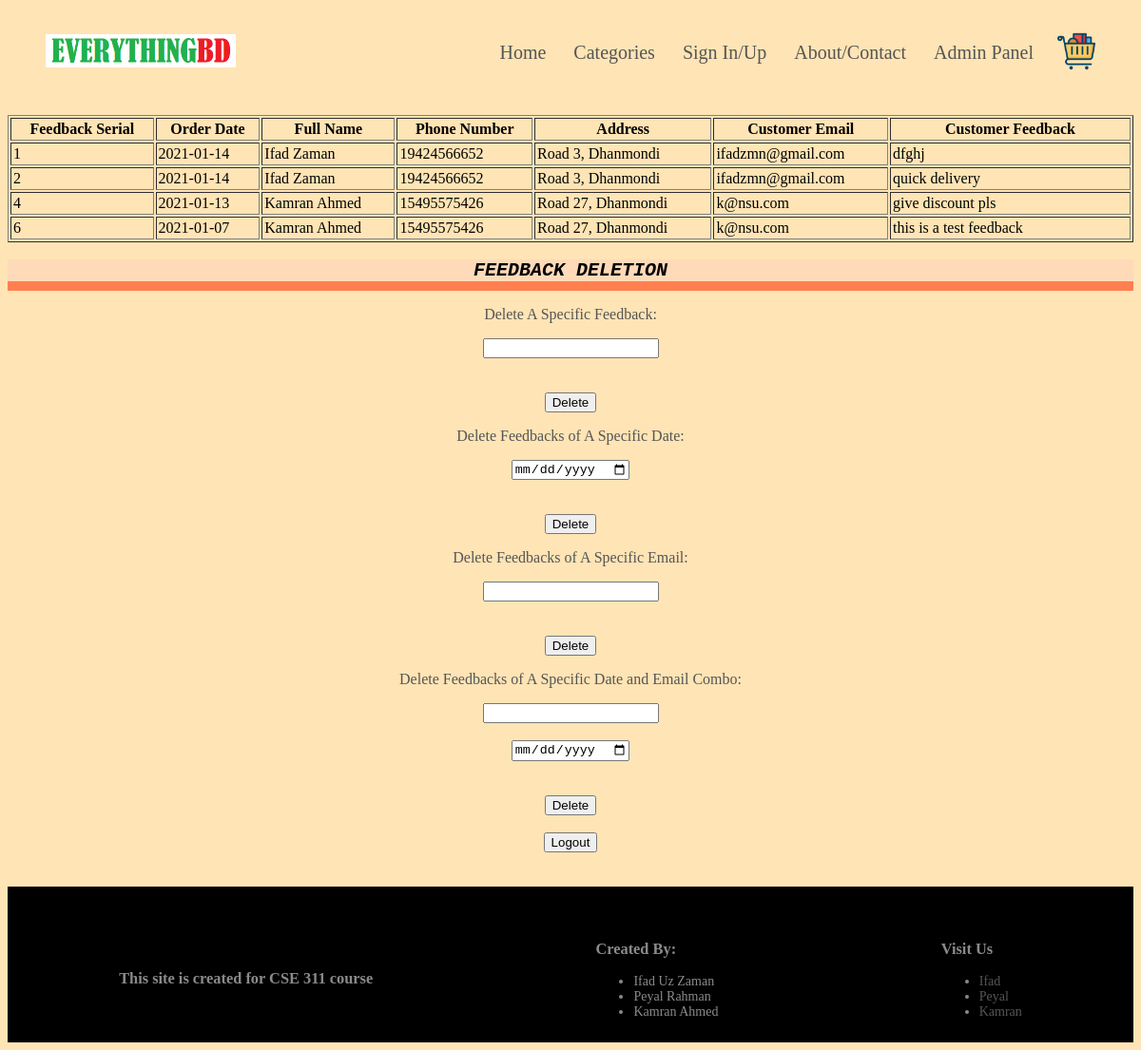
/feedbackview.php, run on the app's committed database.
### tables this page shows
CREATE TABLE `feedback` (
  `DateOfOrder` date NOT NULL,
  `feedbackSI` int(11) NOT NULL,
  `CustomerEmail` text NOT NULL,
  `Feedback` mediumtext NOT NULL
);

CREATE TABLE `customer` (
  `Customer_id` int(5) NOT NULL,
  `Full_name` varchar(30) NOT NULL,
  `Phone_num` bigint(11) NOT NULL,
  `Address` varchar(80) NOT NULL,
  `City` varchar(20) NOT NULL,
  `Email` varchar(30) NOT NULL,
  `password` varchar(20) NOT NULL
);

### feedbackview.php (the view, shortened to what this page needs)
<!DOCTYPE html>
<html>
<head>
  <link rel="stylesheet" href="CSS/style.css">
</head>
<body>
  <div class="maincontainer">
        <div class="navibar">
          <div class="Logo">
            <img src="images/Logo.png" width="200px">
          </div>
          <nav>
            <ul>
              <li><a href="index.php">Home</a></li>
              <li><a href="categories.php">Categories</a></li>
              <li><a href="signupsignin.php">Sign In/Up</a></li>
              <li><a href="about.html">About/Contact</a></li>
              <li><a href="summary.php">Admin Panel</a></li>
            </ul>
          </nav>
          <a href="shoppingcart.php"><img src="Images/scart.png" width=40px ></a>
        </div>
  </div>
    <br>
    <form action="feedbackpage.php" method="post">
    <div class="">
            <table style="width:100%" cellpadding="2"  cellspacing="2" border="1">
              <tr>
                <th>Feedback Serial</th>
                <th>Order Date</th>
                <th>Full Name</th>
                <th>Phone Number</th>
                <th>Address</th>
                <th>Customer Email</th>
                <th>Customer Feedback</th>
              </tr>
                    <?php
                    require 'connection.php';
                    $sql= "SELECT feedback.*, Full_name, Phone_num, address
                                FROM feedback, customer
                                  WHERE CustomerEmail = email";
                    $result=$conn->query($sql);
                    if($result-> num_rows>0){
                      while($row=$result->fetch_assoc()){
                        echo "<tr>
                        <td>".$row["feedbackSI"]."</td>
                        <td>".$row["DateOfOrder"]."</td>
                        <td>".$row["Full_name"]."</td>
                        <td>".$row["Phone_num"]."</td>
                        <td>".$row["address"]."</td>
                        <td>".$row["CustomerEmail"]."</td>
                        <td>".$row["Feedback"]."</td>
                        </tr>";
                    }
                    }
                    else{
                      echo"0 result";
                    }
                    ?>
            </table>
      <br>
    </div>
    </form>
    <form method="post">
        <div class="reg">FEEDBACK DELETION</div>
        <p style="text-align:center;" >Delete A Specific Feedback: </p>
        <input class="center-block" type="number" name="deletedSI"> <br>
        <br>
        <input class="center-block" type="submit" name="deletionSI" value="Delete"</input>
        <p style="text-align:center;" >Delete Feedbacks of A Specific Date: </p>
        <input class="center-block" type="date" name="deletedate"> <br>
        <br>
        <input class="center-block" type="submit" name="deletionconfirmation" value="Delete"</input>
         <p style="text-align:center;" >Delete Feedbacks of A Specific Email: </p>
         <input class="center-block" type="email" name="deletemail"> <br>
         <br>
         <input class="center-block" type="submit" name="deletionconfirmation2" value="Delete"</input>
          <p style="text-align:center;" >Delete Feedbacks of A Specific Date and Email Combo: </p>
          <input class="center-block" type="email" name="deletemailcombo"> <br>
          <input class="center-block" type="date" name="deletedatecombo"> <br>
          <br>
          <input class="center-block" type="submit" name="deletionconfirmation3" value="Delete"</input>
      <br>
    </form>
      <form action="logout.php" method>
              <input class="center-block" type="submit" name="logoutbtn" value="Logout"</input>
      </form>
<br><br>
 <div class="siteFooter">
   <div class="container">
     <div class="row1">
       <div class="fcol1">
         <h3>This site is created for CSE 311 course</h3>
       </div>
       <div class="fcol2">
       <h3>Created By: </h3>
       <ul>
         <li>Ifad Uz Zaman</li>
         <li>Peyal Rahman</li>
         <li>Kamran Ahmed</li>
       </ul>
       </div>
       <div class="fcol3">
         <h3>Visit Us</h3>
         <ul>
           <li><a href="https://www.facebook.com/Scarxcia" target="_blank">Ifad</a></li>
           <li><a href="https://www.facebook.com/pialhrhmn/" target="_blank">Peyal</a></li>
           <li><a href="https://www.facebook.com/thisaintkamran/" target="_blank">Kamran</a></li>
         </ul>
       </div>
     </div>
   </div>
 </div>
</body>
</html>

### CSS/style.css (style rules this page uses)
body { background-color: moccasin; }
.reg { text-align: center; color: black; font-family: "Monaco", monospace; font-style: oblique; font-weight: bold; font-size: 20px; border-bottom: 10px solid coral; background-color: peachpuff }
.center-block { display: block; margin-right: auto; margin-left: auto; }
.navibar { display: flex; align-items: center; padding: 20px; }
nav { flex: 1; text-align: right; }
nav ul { display: inline-block; list-style-type: none; }
nav ul li { display: inline-block; margin-right: 25px; font-size: 20px; }
a { text-decoration: none; color: #555; }
p { color: #555; }
.maincontainer { max-width: 1500px; margin: auto; padding-left: 20px; padding-right: 20px; }
.siteFooter { background: #000; color: #8a8a8a; font-size: 14px; padding: 40px 0 10px; }
.row1 { display: flex; align-items: center; flex-wrap: wrap; justify-content: space-around; }

### data on the page
feedback: feedbackSI "1", DateOfOrder "2021-01-14", customer.Full_name "Ifad Zaman", customer.Phone_num "19424566652", customer.Address "Road 3, Dhanmondi", CustomerEmail "ifadzmn@gmail.com", Feedback "dfghj"
feedback: feedbackSI "2", DateOfOrder "2021-01-14", customer.Full_name "Ifad Zaman", customer.Phone_num "19424566652", customer.Address "Road 3, Dhanmondi", CustomerEmail "ifadzmn@gmail.com", Feedback "quick delivery"
feedback: feedbackSI "4", DateOfOrder "2021-01-13", customer.Full_name "Kamran Ahmed", customer.Phone_num "15495575426", customer.Address "Road 27, Dhanmondi", CustomerEmail "k@nsu.com", Feedback "give discount pls"
feedback: feedbackSI "6", DateOfOrder "2021-01-07", customer.Full_name "Kamran Ahmed", customer.Phone_num "15495575426", customer.Address "Road 27, Dhanmondi", CustomerEmail "k@nsu.com", Feedback "this is a test feedback"
